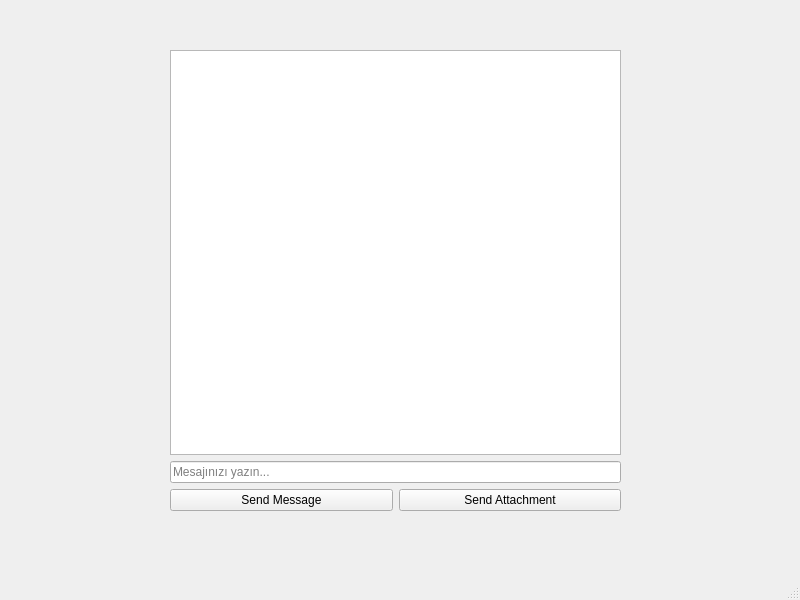
<?xml version="1.0" encoding="UTF-8"?>
<ui version="4.0">
 <class>MainWindow</class>
 <widget class="QMainWindow" name="MainWindow">
  <property name="geometry">
   <rect>
    <x>0</x>
    <y>0</y>
    <width>800</width>
    <height>600</height>
   </rect>
  </property>
  <property name="acceptDrops">
   <bool>true</bool>
  </property>
  <property name="windowTitle">
   <string>dinleyici</string>
  </property>
  <widget class="QWidget" name="centralwidget">
   <widget class="QWidget" name="layoutWidget">
    <property name="geometry">
     <rect>
      <x>170</x>
      <y>50</y>
      <width>451</width>
      <height>461</height>
     </rect>
    </property>
    <layout class="QVBoxLayout" name="verticalLayout">
     <item>
      <widget class="QTextBrowser" name="textBrowser_receivedMessages"/>
     </item>
     <item>
      <widget class="QLineEdit" name="lineEdit_message">
       <property name="placeholderText">
        <string>Mesajınızı yazın...</string>
       </property>
      </widget>
     </item>
     <item>
      <layout class="QHBoxLayout" name="horizontalLayout">
       <item>
        <widget class="QPushButton" name="pushButton_sendMessage">
         <property name="text">
          <string>Send Message</string>
         </property>
        </widget>
       </item>
       <item>
        <widget class="QPushButton" name="pushButton_sendAttachment">
         <property name="text">
          <string>Send Attachment</string>
         </property>
        </widget>
       </item>
      </layout>
     </item>
    </layout>
   </widget>
  </widget>
  <widget class="QMenuBar" name="menubar">
   <property name="geometry">
    <rect>
     <x>0</x>
     <y>0</y>
     <width>800</width>
     <height>22</height>
    </rect>
   </property>
  </widget>
  <widget class="QStatusBar" name="statusbar"/>
 </widget>
 <resources/>
 <connections/>
</ui>
